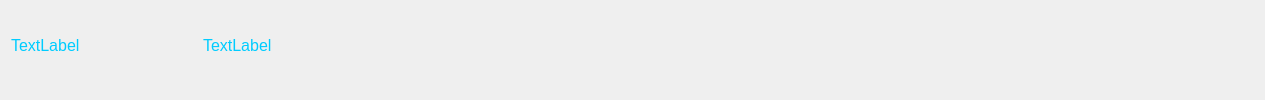
      <widget class="QWidget" name="sysInfo" native="true">
       <property name="sizePolicy">
        <sizepolicy hsizetype="Preferred" vsizetype="Preferred">
         <horstretch>0</horstretch>
         <verstretch>0</verstretch>
        </sizepolicy>
       </property>
       <property name="minimumSize">
        <size>
         <width>0</width>
         <height>0</height>
        </size>
       </property>
       <property name="maximumSize">
        <size>
         <width>16777215</width>
         <height>16777215</height>
        </size>
       </property>
       <property name="styleSheet">
        <string notr="true">QWidget#sysInfo{
color: rgb(255, 255, 255);
border-bottom:1px solid #01ADDE;
border-right:1px solid #01ADDE;
border-left:1px solid #01ADDE;
border-radius:opx;font:13pt;
}</string>
       </property>
       <layout class="QHBoxLayout" name="horizontalLayout_14">
        <property name="topMargin">
         <number>0</number>
        </property>
        <property name="bottomMargin">
         <number>9</number>
        </property>
        <item>
         <layout class="QHBoxLayout" name="horizontalLayout_16">
          <property name="spacing">
           <number>6</number>
          </property>
          <item>
           <widget class="QLabel" name="lblSysVer">
            <property name="minimumSize">
             <size>
              <width>100</width>
              <height>30</height>
             </size>
            </property>
            <property name="maximumSize">
             <size>
              <width>140</width>
              <height>30</height>
             </size>
            </property>
            <property name="font">
             <font>
              <pointsize>12</pointsize>
             </font>
            </property>
            <property name="styleSheet">
             <string notr="true">color: #00CCFF;</string>
            </property>
            <property name="text">
             <string>TextLabel</string>
            </property>
            <property name="alignment">
             <set>Qt::AlignLeading|Qt::AlignLeft|Qt::AlignVCenter</set>
            </property>
           </widget>
          </item>
          <item>
           <widget class="QLabel" name="lblSysVerVal">
            <property name="minimumSize">
             <size>
              <width>80</width>
              <height>30</height>
             </size>
            </property>
            <property name="maximumSize">
             <size>
              <width>16777215</width>
              <height>30</height>
             </size>
            </property>
            <property name="font">
             <font>
              <pointsize>12</pointsize>
             </font>
            </property>
            <property name="styleSheet">
             <string notr="true">color: #00CCFF;</string>
            </property>
            <property name="text">
             <string/>
            </property>
           </widget>
          </item>
         </layout>
        </item>
        <item>
         <layout class="QHBoxLayout" name="horizontalLayout_15">
          <property name="spacing">
           <number>0</number>
          </property>
          <item>
           <widget class="QLabel" name="lblSysName">
            <property name="minimumSize">
             <size>
              <width>100</width>
              <height>30</height>
             </size>
            </property>
            <property name="maximumSize">
             <size>
              <width>125</width>
              <height>30</height>
             </size>
            </property>
            <property name="font">
             <font>
              <pointsize>12</pointsize>
             </font>
            </property>
            <property name="styleSheet">
             <string notr="true">color: #00CCFF;</string>
            </property>
            <property name="text">
             <string>TextLabel</string>
            </property>
            <property name="alignment">
             <set>Qt::AlignLeading|Qt::AlignLeft|Qt::AlignVCenter</set>
            </property>
           </widget>
          </item>
          <item>
           <widget class="QLabel" name="lblSysNameVal">
            <property name="minimumSize">
             <size>
              <width>500</width>
              <height>30</height>
             </size>
            </property>
            <property name="maximumSize">
             <size>
              <width>16777215</width>
              <height>30</height>
             </size>
            </property>
            <property name="font">
             <font>
              <pointsize>12</pointsize>
             </font>
            </property>
            <property name="styleSheet">
             <string notr="true">color: #00CCFF;</string>
            </property>
            <property name="text">
             <string/>
            </property>
            <property name="scaledContents">
             <bool>false</bool>
            </property>
           </widget>
          </item>
         </layout>
        </item>
        <item>
         <spacer name="horizontalSpacer_4">
          <property name="orientation">
           <enum>Qt::Horizontal</enum>
          </property>
          <property name="sizeHint" stdset="0">
           <size>
            <width>451</width>
            <height>20</height>
           </size>
          </property>
         </spacer>
        </item>
       </layout>
      </widget>
